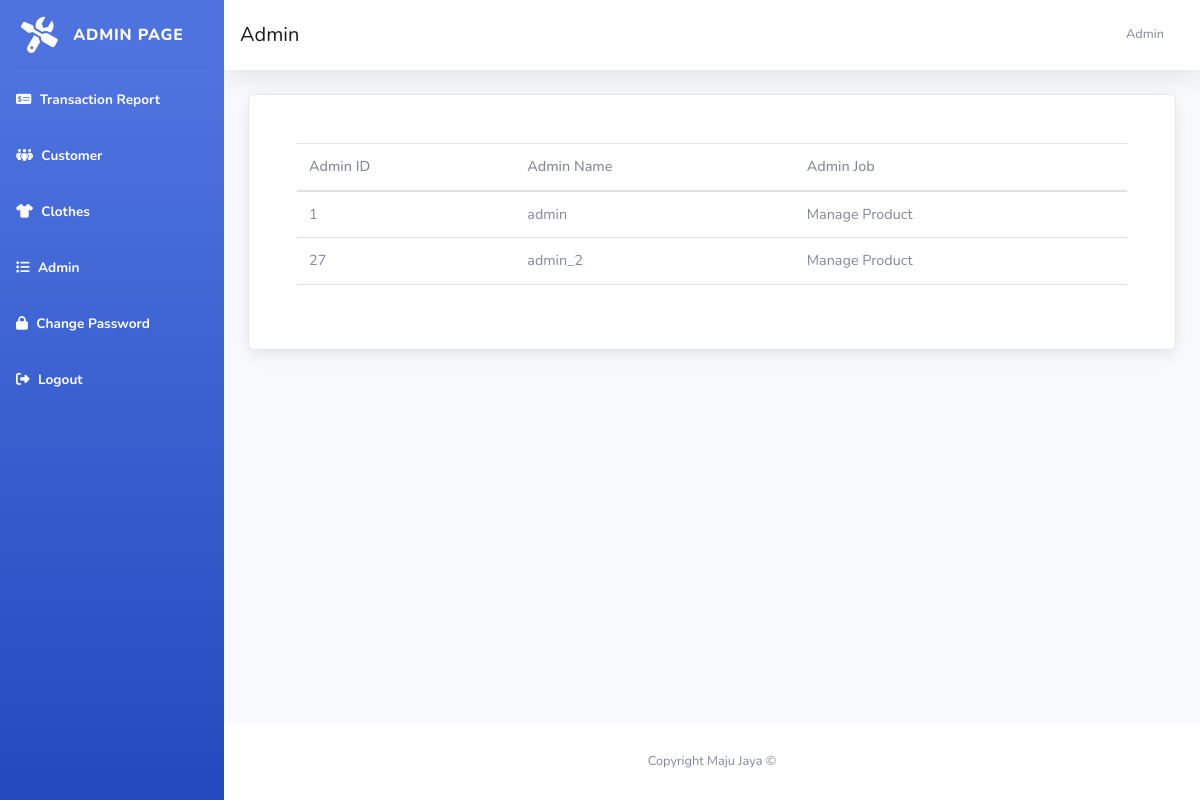
The app's page /view/admin/admin.php (signed in) with its own data.
### tables this page shows
CREATE TABLE `user` (
  `user_id` int(11) NOT NULL,
  `user_name` varchar(100) NOT NULL,
  `user_email` varchar(100) NOT NULL,
  `user_password` varchar(100) NOT NULL,
  `user_role` varchar(10) NOT NULL,
  `user_address` varchar(100) NOT NULL
);

### utils/includeTemplate.php (called while the page is built, shortened)
<?php
    function include_template($file, $data = []) {
        return ob_get_clean();
    }
?>

### controller/getAllAdmin.php (called while the page is built, shortened)
<?php
    function getAllAdmin(){
        $sql = "select * from user where user_role='admin'";
        $con = connectToDatabase();
        return $con->query($sql);
    }
?>

### view/admin/admin.php (the view, shortened to what this page needs)
<?php require_once '../../utils/includeTemplate.php'; ?>
<?= include_template('../../view/template/header.php', ['title' => 'Admin | MajuJaya']) ?>
<?php
    require_once '../../controller/getAllAdmin.php';
    $admins = getAllAdmin();
?>
<div id="wrapper">
    <?= include_template('../../view/template/adminSidebar.php') ?>
    <div id="content-wrapper" class="d-flex flex-column">
        <div id="content">
            <?= include_template('../../view/template/adminNavigation.php', ['title' => 'Admin']) ?>
            <div class="container-fluid">
                <div class="container card p-5">
                    <table class="table">
                        <thead>
                            <tr>
                            <th scope="col">Admin ID</th>
                            <th scope="col">Admin Name</th>
                            <th scope="col">Admin Job</th>
                            </tr>
                        </thead>
                        <tbody>
                            <?php while($admin = $admins->fetch_assoc()) { ?>
                                <tr>
                                    <td><?php echo $admin['user_id'] ?></td>
                                    <td><?php echo $admin['user_name'] ?></td>
                                    <td>Manage Product</td>
                                </tr>
                            <?php } ?>
                        </tbody>
                    </table>
                </div>
            </div>
        </div>
        <footer class="sticky-footer bg-white">
            <div class="container my-auto">
                <div class="copyright text-center my-auto">
                    <span>Copyright Maju Jaya &copy;</span>
                </div>
            </div>
        </footer>
    </div>
</div>
<?= include_template('../../view/template/footer.php') ?>

### records on screen
user: user_id "1", user_name "admin"
user: user_id "27", user_name "admin_2"

### other values on screen
$title "Admin"
